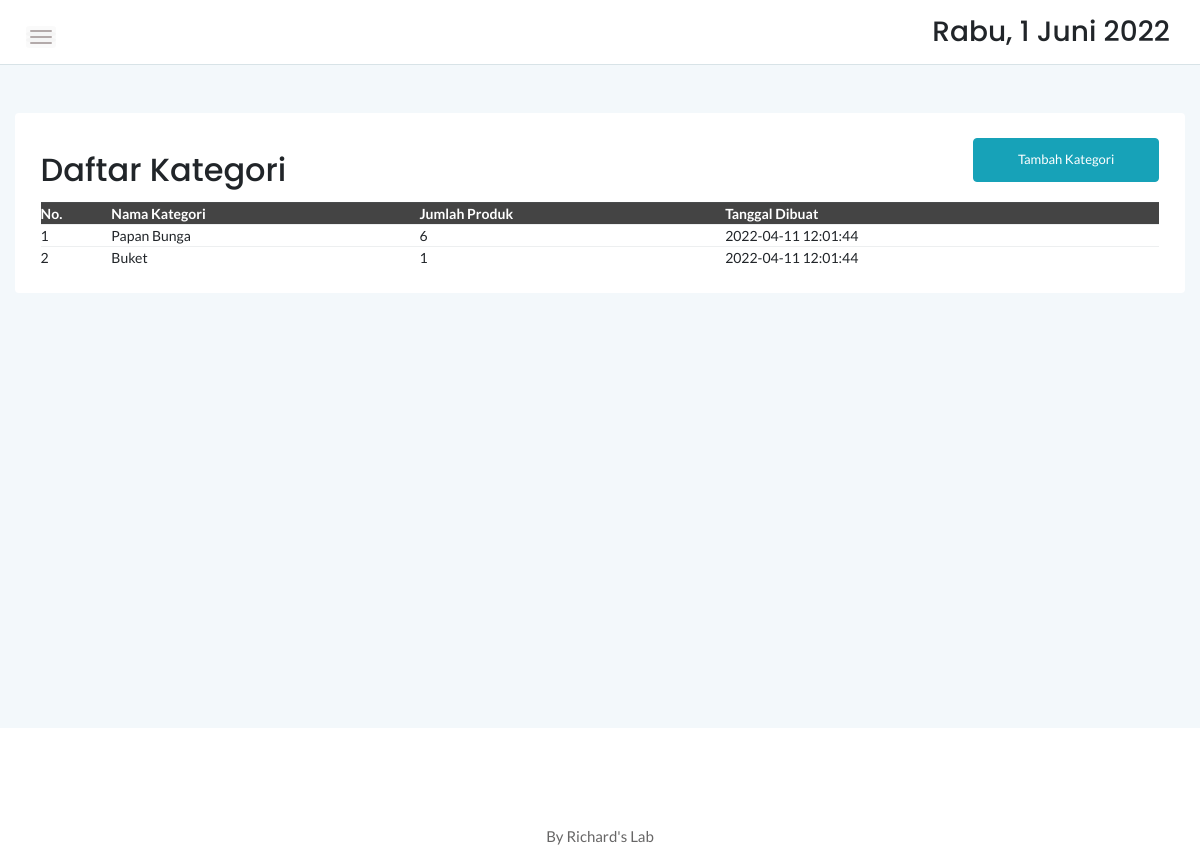
The page /admin/kategori.php on the database its author committed.
### tables this page shows
CREATE TABLE `kategori` (
  `id` int(11) NOT NULL,
  `nama` varchar(50) NOT NULL,
  `tglDibuat` timestamp NOT NULL DEFAULT CURRENT_TIMESTAMP
);

### admin/assets/PHP/load-kategori.php (called while the page is built)
<?php
    require 'connection.php';
    $queryKategori = mysqli_query($conn,"SELECT * FROM kategori");
    $listKategori = [];
    while ($kategori = mysqli_fetch_assoc($queryKategori)) {
        $listKategori[] = $kategori;
    }
?>

### admin/kategori.php (the view, shortened to what this page needs)
<?php
	require "assets/PHP/load-kategori.php";
?>
<!doctype html>
<html class="no-js" lang="en">
<head>
    <link rel="stylesheet" href="assets/css/bootstrap.min.css">
    <link rel="stylesheet" href="assets/css/font-awesome.min.css">
    <link rel="stylesheet" href="assets/css/themify-icons.css">
    <link rel="stylesheet" href="assets/css/metisMenu.css">
    <link rel="stylesheet" href="assets/css/owl.carousel.min.css">
    <link rel="stylesheet" href="assets/css/slicknav.min.css">
    <link rel="stylesheet" href="https://www.amcharts.com/lib/3/plugins/export/export.css" type="text/css" media="all" />
	<link rel="stylesheet" type="text/css" href="https://cdn.datatables.net/1.10.20/css/jquery.dataTables.min.css">
    <link rel="stylesheet" type="text/css" href="https://cdn.datatables.net/1.10.20/css/jquery.dataTables.css">
    <link rel="stylesheet" type="text/css" href="https://cdn.datatables.net/1.10.20/css/dataTables.bootstrap4.min.css">
    <link rel="stylesheet" type="text/css" href="https://cdn.datatables.net/responsive/2.2.3/css/responsive.bootstrap.min.css">
    <link rel="stylesheet" type="text/css" href="https://cdn.datatables.net/responsive/2.2.3/css/responsive.jqueryui.min.css">
	<link rel="stylesheet" type="text/css" href="https://cdn.datatables.net/buttons/1.5.2/css/buttons.dataTables.min.css">
    <link rel="stylesheet" href="assets/css/typography.css">
    <link rel="stylesheet" href="assets/css/default-css.css">
    <link rel="stylesheet" href="assets/css/styles.css">
    <link rel="stylesheet" href="assets/css/responsive.css">
</head>
<body>
    <div class="page-container">
        <div class="main-content">
            <div class="header-area">
                <div class="row align-items-center">
                    <div class="col-md-6 col-sm-8 clearfix">
                        <div class="nav-btn pull-left">
                            <span></span>
                            <span></span>
                            <span></span>
                        </div>
                    </div>
                    <div class="col-md-6 col-sm-4 clearfix">
                        <ul class="notification-area pull-right">
                            <li><h3><div class="date">
						</b></div></h3>
						</li>
                        </ul>
                    </div>
                </div>
            </div>
            <div class="main-content-inner">
                <div class="row mt-5 mb-5">
                    <div class="col-12">
                        <div class="card">
                            <div class="card-body">
                                <div class="d-sm-flex justify-content-between align-items-center">
									<h2>Daftar Kategori</h2>
									<button style="margin-bottom:20px" data-toggle="modal" data-target="#myModal" class="btn btn-info col-md-2">Tambah Kategori</button>
                                </div>
                                    <div class="data-tables datatable-dark">
										 <table id="dataTable3" class="display" style="width:100%"><thead class="thead-dark">
											<tr>
												<th>No.</th>
												<th>Nama Kategori</th>
												<th>Jumlah Produk</th>
												<th>Tanggal Dibuat</th>
											</tr></thead>
                                            <tbody>
                                            <?php $i = 1; foreach($listKategori as $kategori):
                                                    $jumlahBarang = mysqli_query($conn, "SELECT COUNT(id_Barang) AS jumlahBarang FROM barang WHERE jenis = '".$kategori['nama']."'");
                                                    $jumlahBarang = mysqli_fetch_assoc($jumlahBarang);
                                                    $jumlahBarang = $jumlahBarang['jumlahBarang'];
                                            ?>
                                                <tr>
                                                    <td><?= $i ?></td>
                                                    <td><?= $kategori['nama'] ?></td>
                                                    <td><?= $jumlahBarang ?></td>
                                                    <td><?= $kategori['tglDibuat'] ?></td>
                                                </tr>
                                            <?php $i++; endforeach; ?>
										    </tbody>
										</table>
                                    </div>
								 </div>
                            </div>
                        </div>
                    </div>
                </div>
            </div>
        </div>
        <footer>
            <div class="footer-area">
                <p>By Richard's Lab</p>
            </div>
        </footer>
</body>
</html>

### admin/assets/css/typography.css (style rules this page uses)
body { font-size: 14px; font-family: 'Lato', sans-serif; }
h1, h2, h3, h4, h5, h6 { margin: 0; font-family: 'Poppins', sans-serif; }
p { font-family: 'Lato', sans-serif; font-size: 15px; line-height: 26px; color: #444; margin-bottom: 0; }
ul, ol { margin-bottom: 0px; margin-top: 0px; padding: 0; }
ul { margin: 0; list-style-type: none; }
button { cursor: pointer; outline: none!important; letter-spacing: 0; }

### admin/assets/css/default-css.css (style rules this page uses)
* { margin: 0; padding: 0; box-sizing: border-box; }
*, *:before, *:after { -moz-box-sizing: border-box; -webkit-box-sizing: border-box; box-sizing: border-box; }
html { -webkit-font-smoothing: antialiased; }
body { background: #fff; font-weight: normal; -webkit-font-smoothing: antialiased; -webkit-text-size-adjust: 100%; }
:root { --primary-color: #4336FB; }

### admin/assets/css/styles.css (style rules this page uses)
.page-container { width: 100%; height: 100%; min-height: 100vh; padding-left: 280px; -webkit-transition: padding-left 0.3s ease 0s; transition: padding-left 0.3s ease 0s; }
.card { border: none; border-radius: 4px; background-color: #fff; -webkit-transition: all 0.3s ease 0s; transition: all 0.3s ease 0s; }
.card-body { padding: 25.6px; padding: 1.6rem; }
.main-content { width: 100%; background: #F3F8FB; }
.main-content-inner { padding: 0 30px 50px; }
.header-area { padding: 15px 30px; background: #fff; border-bottom: 1px solid #d8e3e7; }
.nav-btn { margin-right: 30px; margin-top: 10px; cursor: pointer; }
.nav-btn span { display: block; width: 22px; height: 2px; background: #b3aaaa; margin: 4px 0; border-radius: 15px; -webkit-transition: all 0.3s ease 0s; transition: all 0.3s ease 0s; box-shadow: 0 0 0 4px rgba(99, 96, 96, 0.03); }
.notification-area { -webkit-user-select: none; -moz-user-select: none; -ms-user-select: none; user-select: none; position: relative; z-index: 1; }
.notification-area li { display: inline-block; margin-left: 20px; cursor: pointer; -webkit-user-select: none; -moz-user-select: none; -ms-user-select: none; user-select: none; }
.footer-area { text-align: center; padding: 23px 0 19px; background: #fff; }
.footer-area p { color: #676666; margin-bottom: 0; }
.btn { padding: 11px 17px; font-size: 13px; letter-spacing: 0; }
table tr th { border-bottom: none; }
table tr th, table tr td { border-top: 1px solid rgba(120, 130, 140, 0.13) !important; }
.datatable-dark thead { background: #444; color: #fff; }

### admin/assets/css/responsive.css (style rules this page uses)
@media (min-width: 1200px) and (max-width: 1364px) { .main-content-inner { padding: 0 15px 50px; } }
@media (min-width: 1200px) and (max-width: 1364px) { .page-container, .sbar_collapsed.page-container { padding-left: 0; } }

### rows shown on the page
kategori: nama "Papan Bunga", jumlahBarang "6", tglDibuat "2022-04-11 12:01:44"
kategori: nama "Buket", jumlahBarang "1", tglDibuat "2022-04-11 12:01:44"
